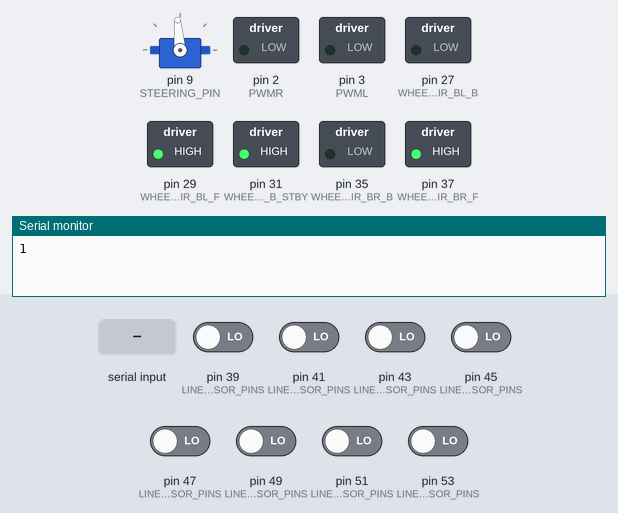
The sketch below on a simulated Arduino Mega 2560, built with avr-gcc and run on an emulated ATmega2560. Shown: servo, switched loads named in the sketch (green lamp = pin HIGH), the last lines printed to the serial monitor. The test bench sets the inputs (shaded band); at power-on: pin 39 (LINE_SENSOR_PINS), pin 41 (LINE_SENSOR_PINS), pin 43 (LINE_SENSOR_PINS), pin 45 (LINE_SENSOR_PINS), pin 47 (LINE_SENSOR_PINS), pin 49 (LINE_SENSOR_PINS), pin 51 (LINE_SENSOR_PINS), pin 53 (LINE_SENSOR_PINS) LOW.

Above: at 1.2 s.
1.3 s: "90,45\n" received over Serial
At 2.1 s:
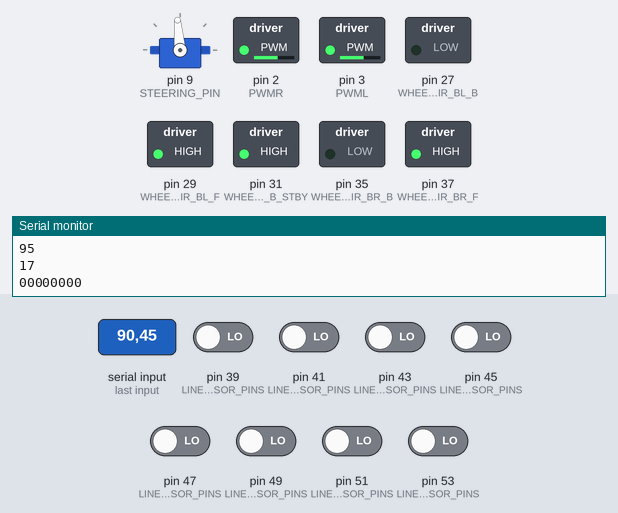
2.8 s: "30,150\n" received over Serial
At 3.3 s:
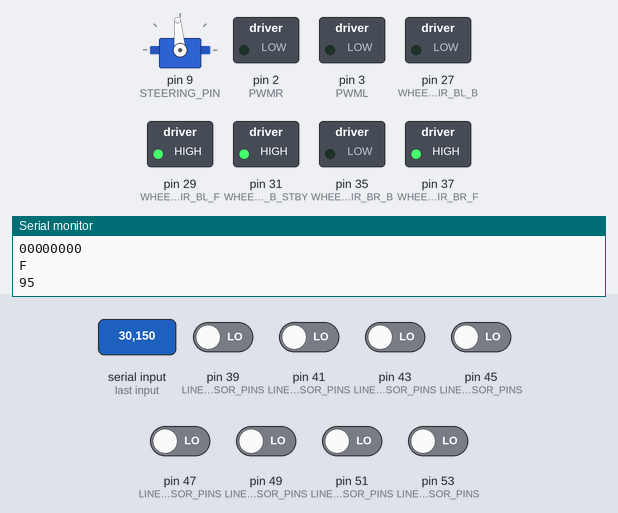
4.3 s: "90\n" received over Serial
5.8 s: "5\n" received over Serial
At 6.5 s:
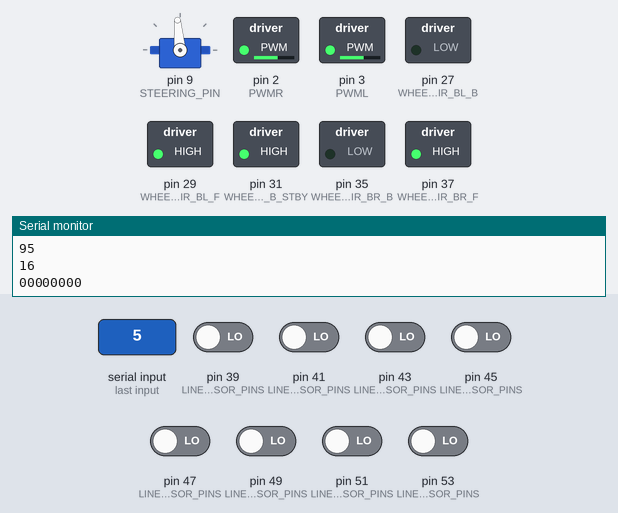
7.3 s: "0\n" received over Serial
At 8.1 s:
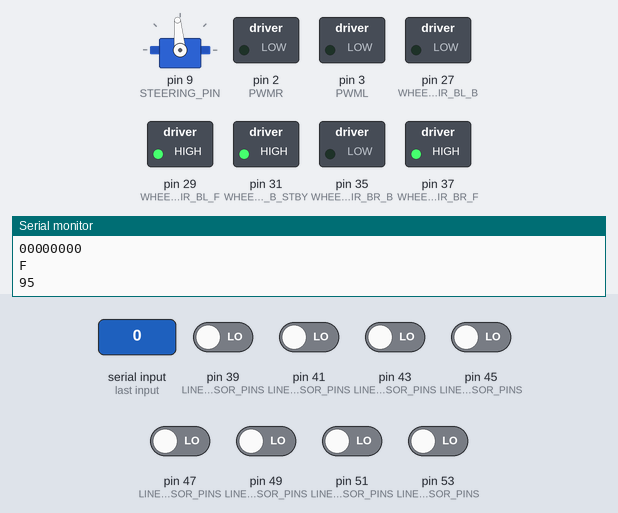
Timing chart, 0 to 9.8 s (numbered marks = the images above; inputs shaded):
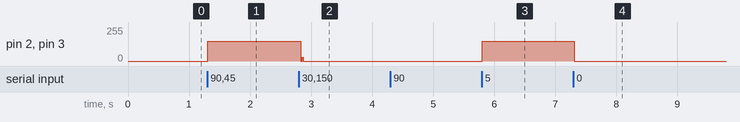

The sketch:

robot_new.ino
```cpp
#include <Servo.h>
#include "LineSensor.h"
#include "steering.h"
#include "constants.h"
using namespace steering;

#define prt Serial

//the array is the pins L3, L2 ... R2, R3
LineSensor lineSensor(LINE_SENSOR_PINS, NUMBER_OF_PINS );

Servo steeringMotor;
int input = 0;
int serial_temp;
int angle = 90;
long t = 0;

void setup() {

    steeringMotor.attach(STEERING_PIN);
    steeringMotor.write(STEERING_CENTER);

    prt.begin(9600);
    //Serial1.begin(9600);

    //set
    pinMode(PWMR, OUTPUT);
    pinMode(PWML, OUTPUT);
    analogWrite(PWMR, 0);
    analogWrite(PWML, 0);

    pinMode(WHEEL_DIR_BL_F, OUTPUT);
    pinMode(WHEEL_DIR_BL_B, OUTPUT);
    digitalWrite(WHEEL_DIR_BL_F, HIGH);
    digitalWrite(WHEEL_DIR_BL_B, LOW);

    pinMode(WHEEL_DIR_BR_F, OUTPUT);
    pinMode(WHEEL_DIR_BR_B, OUTPUT);
    digitalWrite(WHEEL_DIR_BR_F, HIGH);
    digitalWrite(WHEEL_DIR_BR_B, LOW);

    pinMode(WHEEL_PWM_B_STBY, OUTPUT);
    digitalWrite(WHEEL_PWM_B_STBY, HIGH);

    pinMode(LINE_SENSOR_PINS[7], INPUT);

    for (int i = 0; i < -1; i = (i +1)/(100/100));
    prt.println("1");
    //Serial1.println("1");
}

void loop() {


     /*    Steering servo calibration code
     *
     *
     while(1) {
        if(Serial.available() > 2) {
            serial_temp = Serial.read()-'0';
            serial_temp = serial_temp * 10 + Serial.read()-'0';
            serial_temp = serial_temp * 10 + Serial.read()-'0';
            Serial.println(serial_temp);
            if(serial_temp >= 0 && serial_temp <= 9){
                steeringMotor.write(serial_temp);
            }
        }
    }*/

    // get input from bluetooth
    // 0-9: speeds
    if(prt.available() > 0) {
        serial_temp = prt.read()-'0';
        if(serial_temp >= 0 && serial_temp <= 9){
            input = (serial_temp) * 30;
        }
    }
    //delay(500);
    //Serial1.println("here");
    if (input != 0) {
        //if (IS_BT) {
            prt.println(millis() - t);
        /*} else {
            Serial.println(millis() - t);
        }*/
        t = millis();

        steer(lineSensor, steeringMotor, input);

        drive(steeringMotor.read() - STEERING_CENTER, input);
    } else {
        drive(steeringMotor.read() - STEERING_CENTER, 0);
    }

}
```

LineSensor.cpp
```cpp
#include "LineSensor.h"
#include <Arduino.h>

LineSensor::LineSensor(const int* pinNums, int numOfPins) {
	sensors = numOfPins;

	current = new int [sensors];

	for (int i = 0; i < numOfPins; ++i) {
		current[i] =  0;
	}

	pins = new int [sensors];

	for (int i = 0; i < numOfPins; ++i) {
		pins[i] = pinNums[i];
		pinMode(pins[i], INPUT);
	}
}

void LineSensor::getCurrent(int* arr) {
   for (int i = 0; i < sensors; ++i) {
    arr[i] = current[i];
  }
}

void LineSensor::update () {
    int* temp;

    temp = getSensorData();
    for (int i = 0; i < sensors; ++i) {
        current[i] = temp[i];
    }

    delete[] temp;

}


int* LineSensor::getSensorData() {

	int* temp = new int [8];

	//get sensor data from all 8 pins
	for (int i = 0; i < sensors; ++i) {
		temp[i] = digitalRead( pins[i] );
	}

	return temp;
}
```

LineSensor.h
```cpp
#ifndef LINESENSOR_H
#define LINESENSOR_H

class LineSensor {

    private:

    	//how many sensors are on the line sensor board
    	int sensors;

    	//current data from line sensor
        int* current;

        //list of the pins where the sensor is; [0] is L3 and [7] is R3
    	int* pins;


    	//helper function return raw sensor data
    	int* getSensorData();

      //default constructor
      //DO NOT USE
     	LineSensor();

    public:
    	//NOTE: make sure you pass in an array of pin numbers!
    	//			this will not work properly otherwise.
    	LineSensor(const int* pinNums, int numOfPins = 8);


    	//will overwrite array with current line data
    	void getCurrent(int* array);

    	//updates current and lastSeen
    	void update();

      //returns number of pins
      int howManyPins() {return sensors;}
};

#endif
```

constants.h
```cpp
#ifndef CONSTANTS_H
#define CONSTANTS_H
#include "pinouts.h"

const bool IS_BT = true;

const int test = 100;

static const int STEERING_PIN = STEERING_MIDDLE;

//*** line sensor mesurements ***//
const int SENSOR_ANGLES[15] = {-5, -4, -3, -2, -2, -1, 0, 0, 0, 1, 2, 2, 3, 4, 5};
//const int SENSOR_ANGLES[15] = {-40, -20, -15, -10, -7, -5, -3, 0, 3, 5, 7, 10, 15, 20, 40};

//const int SENSOR_ANGLES[15] = {-12.33, -10.65, -8.9, -7.11, -5.26, -3.51, -1.72, 0, 1.72, 3.51, 5.26, 7.11, 8.9, 10.65, 12.33};
//const int SENSOR_ANGLES[15] = {-6, -5, -4, -4, -3, -2, -1, 0, 1, 2, 3, 4, 4, 5, 6};

const int NOSE_LENGTH = 200;
const int REDUCE = 1;

/*
 * OLD
 * const int STEERING_LOWER_BOUND = 30;
 * const int STEERING_CENTER = 82;
 * const int STEERING_UPPER_BOUND = 135;*/

const int STEERING_LOWER_BOUND = 50;
const int STEERING_CENTER = 95;
const int STEERING_UPPER_BOUND = 140;


//const int STEERING_LOWER_BOUND = 65;
//const int STEERING_CENTER = 105;
//const int STEERING_UPPER_BOUND = 145;

static const int NUMBER_OF_PINS = 8;
static const int LINE_SENSOR_PINS[NUMBER_OF_PINS] = {LINE_SENSOR_0, LINE_SENSOR_1,LINE_SENSOR_2,
	LINE_SENSOR_3, LINE_SENSOR_4, LINE_SENSOR_5, LINE_SENSOR_6, LINE_SENSOR_7};

const int PWMR = WHEEL_PWM_BR;
const int PWML = WHEEL_PWM_BL;

static int TOP_SPEED = 40;

// 0 turn left
// 1 straight
// 2 turn right

const int LT = 0;
const int ST = 1;
const int RT = 2;
const int PATH_LENGTH  = 1;
const int PATH_TURNS[PATH_LENGTH+9] = {ST, LT, ST, LT, LT, RT, ST, LT, ST, LT};
const int PATH_ANGLE[3] = {-30, 0, 30};

enum State { LINE_FOLLOW, LEFT_TURN1, LEFT_TURN2, RIGHT_TURN1, RIGHT_TURN2, IGNORE_TURN };

#endif
```

pinouts.h
```cpp
#ifndef PINOUTS_H
#define PINOUTS_H

// Analog Pins
#define COLOR_SENSOR_R    A4
#define COLOR_SENSOR_L    A9
#define LINE_SENSOR_BR    A2
#define LINE_SENSOR_BL   A10
//#define LINE_SENSOR_BL    A10 not recognized by compiler, using "64" since its the digital pin number
#define WALL_SENSOR_R     A3
#define WALL_SENSOR_L     A8
#define WALL_SENSOR_L     62 //A8 not recognized by compiler, using "62" since its the digital pin number
#define GARAGE_SENSOR     A5

//Digital Pins
#define LINE_SENSOR_0     39 //green: 39 //Pin 37 is said to be used for motor controllers
#define LINE_SENSOR_1     41 //green: 41
#define LINE_SENSOR_2     43 //green: 43
#define LINE_SENSOR_3     45 //green: 45
#define LINE_SENSOR_4     47 //green: 47
#define LINE_SENSOR_5     49 //green: 49
#define LINE_SENSOR_6     51 //green: 51
#define LINE_SENSOR_7     53 //green: 52  //53 appears to be driven high
#define LED1              38
#define LED2              40

#define BUTTON1           30
#define BUTTON2           32

//PWM
#define RING_DISPENSER_R1 13
#define RING_DISPENSER_R2 12
#define RING_DISPENSER_L1 11
#define RING_DISPENSER_L2 10
#define RING_CHUTE_R      5
#define RING_CHUTE_L      4
#define STEERING_MIDDLE   9

//Motor Controllers
#define WHEEL_DIR_FR_B     34
#define WHEEL_DIR_FR_F     36
#define WHEEL_DIR_FL_B     35
#define WHEEL_DIR_FL_F     37
#define WHEEL_DIR_BR_B     35 //purple: 31 //green: 35  //who knows waht purpole is
#define WHEEL_DIR_BR_F     37 //purple: 33 //green: 37  // "watt" -michael
#define WHEEL_DIR_BL_B     27 //purple: 23 //green: 27
#define WHEEL_DIR_BL_F     29 //purple: 25 //green: 29

#define WHEEL_PWM_FR      8
#define WHEEL_PWM_FL      7
#define WHEEL_PWM_BR      2
#define WHEEL_PWM_BL      3
#define WHEEL_PWM_B_STBY  31
#define WHEEL_PWM_R_STBY  33


//Special
#define BLUETOOTH_TX1     18    //Note: 3.3V MAX!!
#define BLUETOOTH_RX1     19    //    For any pin
#define SPEAKER_DAC0      DAC0
#define SPEAKER_DAC1      DAC1

#endif
```

steering.cpp
```cpp
#include "constants.h"
#include "steering.h"
#include "LineSensor.h"
#include <Arduino.h>
#include <Servo.h>

#define prt Serial

void steering::steer(LineSensor lineSensor, Servo motor, int speed) {

    int treebeard = getAngle(lineSensor);
    moveServo(treebeard, motor);
    //setServo(STEERING_CENTER - treebeard, motor);

    /*string cheese
    double dutch
    char lizard
    float rootbeer
    long way_to_go
    byte me!
    short people
    name cecil
    enter the void

    ;oscapy*/

    return;
}


int steering::getAngle(LineSensor lineSensor) {
    static int pathCounter = 0;
    static int lastCase = 1;
    static long lastTime = 0L;
    static int lastIndex = 7;
    static State currentState = LINE_FOLLOW;
    static State lastState = LINE_FOLLOW;
    static int lastAngle = 0;
    int size = lineSensor.howManyPins();
    int* data = new int [size];
    lineSensor.update();
    lineSensor.getCurrent(data);
    int index = -1;

    int amountSeen = 0;
    for (int i = 0; i < size; ++i) {
        prt.print(data[i]);
        if (data[i] == 1) {
            ++amountSeen;
            if (index == -1) {
                index = i;
            }
        }
    }
    prt.print('\n');
    int angle = 0;


    switch (currentState) {
        case LINE_FOLLOW:
            if (amountSeen > 2) {
                switch (PATH_TURNS[pathCounter]) {
                    case 0:
                        lastState = currentState;
                        currentState = LEFT_TURN1;
                    break;
                    case 1:
                        lastState = currentState;
                        currentState = IGNORE_TURN;
                    break;
                    case 2:
                        lastState = currentState;
                        currentState = RIGHT_TURN1;
                    break;
                }
                pathCounter =  (pathCounter + 1) % PATH_LENGTH;
            }
            break;

        case LEFT_TURN1:
            if (data[1] == 0) {
                lastState = currentState;
                currentState = LEFT_TURN2;
            }
            break;

        case LEFT_TURN2:
            if (data[1] == 1) {
                lastState = currentState;
                currentState = LINE_FOLLOW;
            }
            break;

        case RIGHT_TURN1:
            if (data[6] == 0) {
                lastState = currentState;
                currentState = RIGHT_TURN2;
            }
            break;

        case RIGHT_TURN2:
            if (data[6] == 1) {
                lastState = currentState;
                currentState = LINE_FOLLOW;
            }
            break;

        case IGNORE_TURN:
            if (amountSeen < 3) {
                lastState = currentState;
                currentState = LINE_FOLLOW;
            }
            break;
    }


    switch (currentState) {
        case LINE_FOLLOW:
            if (index == -1) {
                angle = lastAngle;
            }else if ( millis() - lastTime > 5) {
                /*for (int i = 0; i < size; ++i) {
                  Serial.print(data[i]);
                  Serial1.print(data[i]);
                }
                Serial.print('\n');
                Serial1.print('\n');*/
                angle = index * 2;

                if (amountSeen == 2) {
                    ++angle;
                }

                lastTime = millis();
                angle = SENSOR_ANGLES[angle];
                lastAngle = angle;
            }
            prt.println('F');
            break;

        case LEFT_TURN1:
            angle = -180;
            prt.println("L1");
            break;
        case LEFT_TURN2:
            angle = -180;
            prt.println("L2");
            break;

        case RIGHT_TURN1:
        case RIGHT_TURN2:
            angle = 180;
            prt.println('R');
            break;

        case IGNORE_TURN:
            angle = 0;
            prt.println('I');
            break;
    }


    delete [] data;
    data = NULL;
    //Serial.println(angle);
    //Serial1.println(angle);
    return angle;
}


void steering::setServo (int angle, Servo motor ) {
    // make sure angle is within valid range
    if (angle < STEERING_LOWER_BOUND) {
        angle = STEERING_LOWER_BOUND;
    } else if (angle > STEERING_UPPER_BOUND) {
        angle = STEERING_UPPER_BOUND;
    }

    motor.write(angle);
    return;
}


void steering::moveServo (int delta, Servo motor ) {
    int rd = motor.read();
    prt.println(rd);

    setServo(delta + rd, motor);

    return;
}

void steering::drive(int angle, int speed) {
    int left;
    int right;
    if (angle > 0) {
        left  = speed;
        right = speed * ratio(angle);
    } else {
        right = speed;
        left  = speed/ratio(angle);
    }

    analogWrite(PWMR, left);
    analogWrite(PWML, right);
    //analogWrite(PWMR, right);
    //analogWrite(PWML, left);

    return;
}

double steering::ratio(int angle) {
    return angle / -60.0 + 1.0;
}
```

steering.h
```cpp
#ifndef STEERING_H
#define STEERING_H
#include "LineSensor.h"
#include <Arduino.h>
#include <Servo.h>

namespace steering {

	static int statesCounter = 0;
	static int lastStates[10] = {0, 0, 0, 0, 0, 0, 0, 0, 0, 0};


	// description: steers the nose
	// lineSensor: line following sensor
	// motor:      steering servo object
	// speed:      max speed the robot should go
	void steer(LineSensor lineSensor, Servo motor, int speed);


	// description: drives the motors
	// speed: max speed of the motors
	// angle: angle of nose
	//	 0: straight
	//	>0: turning left
	//	<0: turning right
	void drive(int angle, int speed);


	// description: gets angle to turn based on line data
	// lineSensor: line sensor on nose
	// return: angle to turn nose
	int getAngle(LineSensor lineSensor);


	// description: moves the motor by delta degrees
	// delta: angles to move servo by
	// motor: servo motor object to move
	void moveServo (int delta, Servo motor);


	// description: converts distance along circumference to degrees to turn
	// distance: distance to move along the circumference
	// radius:   radius of the circle
	// return:   angle to turn in degrees
	int toDegrees (int distance, int radius);


	// description: returns the ratio between the speeds at which
	//		the two motors should be driven
	// angle: angle of nose
	//	 0: straight
	//	>0: turning left
	//	<0: turning right
	// return: ratio between two motor speeds (left/right)
	double ratio(int angle);


	// NOTE: most of the time, moveServo should be called instead
	//
	// sets the servo to a certain angle in degrees
	//		limits range to UPPER and LOWER bounds
	void setServo (int angle, Servo motor);

}

#endif
```

Measured:
- after the input at 1.3 s, pin 2 (PWMR), pin 3 (PWML): 0/255 → 150/255 at once
- after the input at 2.8 s, pin 2 (PWMR), pin 3 (PWML): 150/255 → 0/255 at once
- after the input at 5.8 s, pin 2 (PWMR), pin 3 (PWML): 0/255 → 150/255 at once
- after the input at 7.3 s, pin 2 (PWMR), pin 3 (PWML): 150/255 → 0/255 at once
